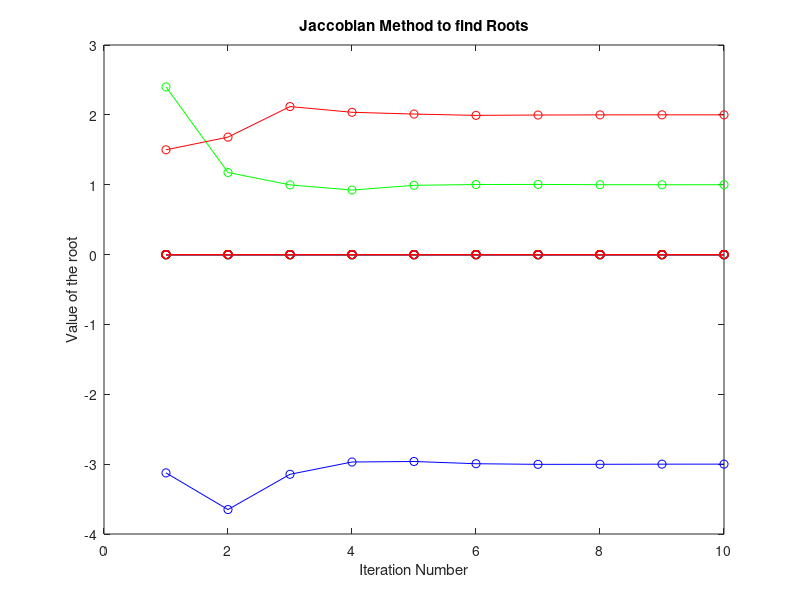

Here is the MATLAB script that generated this plot:
%Jaccobi Method 
%All the equation are defined here correspondigly
f1=@(x2,x3)(12+x2-2*x3)/5;
f2=@(x1,x3)(-25-3*x1+2*x3)/8;
f3=@(x1,x2)(6-x1-x2)/4;
%Initial Guess
x1i=0;
x2i=0;
x3i=0;
%Defining all the variables that are being used in loop
x1temp=0;
x2temp=0;
x3temp=0;
i=0; %iteration number 
itrMax=10;  %Maximum Iteration to be done
%Variabe for Graph plotting
Graphx1=zeros(itrMax);
Graphx2=zeros(itrMax);
Graphx3=zeros(itrMax);

fprintf('Itr         X1           X2           X3\n')
%Loop 
while(i<itrMax)
i=i+1;
%x1,x2,x3 values are being find
  x1temp=f1(x2i,x3i);
  x2temp=f2(x1i,x3i);
  x3temp=f3(x1i,x2i);
  x1i=x1temp;
  x2i=x2temp;
  x3i=x3temp;
%To Table all the values 
fprintf('%d',i)
fprintf('           ')
fprintf('%.2f',x1i)

fprintf('        ')
fprintf('%.2f',x2i)

fprintf('        ')
fprintf('%.2f',x3i)
fprintf('\n')
%These array are used to store values to make graph later
Graphx1(i)=x1i;
Graphx2(i)=x2i;
Graphx3(i)=x3i;

end
xaxis=1:1:itrMax;
figure
plot(xaxis,Graphx1,'green-o',xaxis,Graphx2,'blue-o',xaxis,Graphx3,'red-o')
title('Jaccobian Method to find Roots')
xlabel('Iteration Number')
ylabel('Value of the root')

